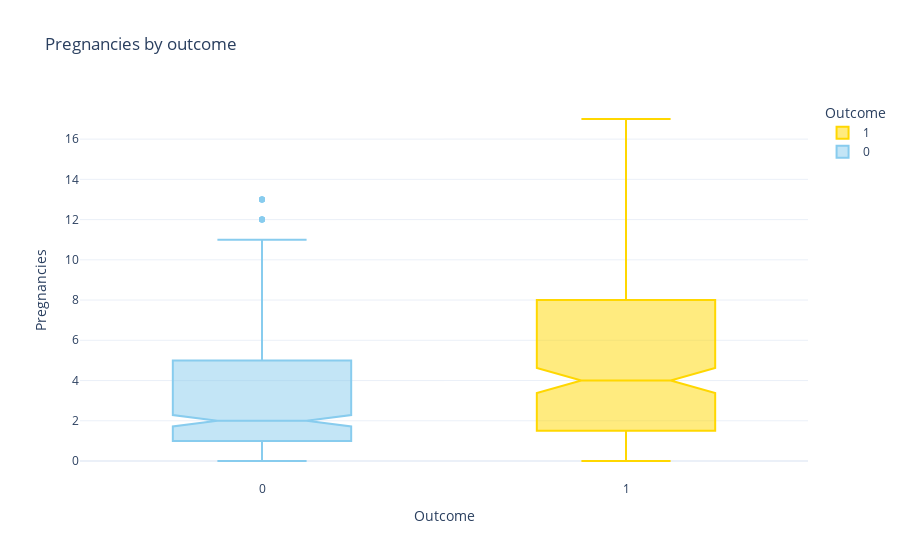

The cell this chart's notebook holds for it:
### Code cell
fig = px.box(df, y="Pregnancies", x="Outcome", #points="all",
             color="Outcome",
             title="Pregnancies by outcome",
             template = 'plotly_white',
             color_discrete_sequence = ["gold", "rgb(136,204,238)"],
             notched=True) # used notched shape
fig.show()

### Figure 1 — Plotly figure (JSON) as saved in the notebook; plotly's stock layout.template omitted (floating-point values rounded to 4 significant figures; data arrays with more than 128 entries replaced by an {"elided": "..."} marker saying what was removed)
{"data": [{"alignmentgroup": "True", "hovertemplate": "Outcome=%{x}<br>Pregnancies=%{y}<extra></extra>", "legendgroup": "1", "marker": {"color": "gold"}, "name": "1", "notched": true, "offsetgroup": "1", "orientation": "v", "showlegend": true, "type": "box", "x": {"elided": "268 int values"}, "x0": " ", "xaxis": "x", "y": {"elided": "268 int values"}, "y0": " ", "yaxis": "y"}, {"alignmentgroup": "True", "hovertemplate": "Outcome=%{x}<br>Pregnancies=%{y}<extra></extra>", "legendgroup": "0", "marker": {"color": "rgb(136,204,238)"}, "name": "0", "notched": true, "offsetgroup": "0", "orientation": "v", "showlegend": true, "type": "box", "x": {"elided": "500 int values"}, "x0": " ", "xaxis": "x", "y": {"elided": "500 int values"}, "y0": " ", "yaxis": "y"}], "layout": {"boxmode": "overlay", "legend": {"title": {"text": "Outcome"}, "tracegroupgap": 0}, "title": {"text": "Pregnancies by outcome"}, "xaxis": {"anchor": "y", "categoryarray": [1, 0], "categoryorder": "array", "domain": [0, 1], "title": {"text": "Outcome"}}, "yaxis": {"anchor": "x", "domain": [0, 1], "title": {"text": "Pregnancies"}}}}
